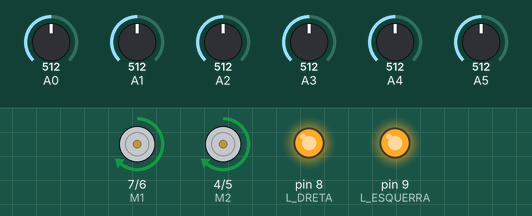
Simulated run of this sketch. Board: Arduino Uno, built with avr-gcc and run on an emulated ATmega328P. On the bench: direction and speed pins drawn as motors (green arrow = direction pin HIGH = forward, orange = LOW = backward, longer = more drive), output pins drawn as LEDs (lit = HIGH). The inputs (shaded band) are chosen by the test bench; at power-on: A0 = 512, A4 = 512, A5 = 512, A1 = 512, A2 = 512, A3 = 512.

Above: at 16.7 s.
16.8 s: A0 set to 716
At 17.3 s:
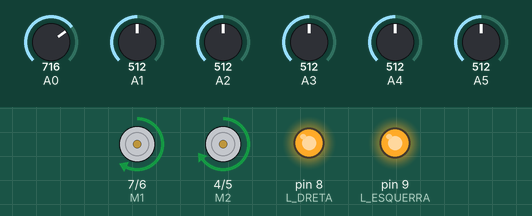
18.3 s: A4 set to 716
At 19.5 s:
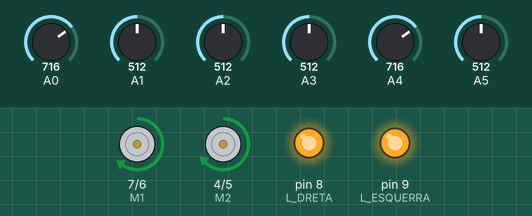
19.8 s: A5 set to 306
At 20.8 s:
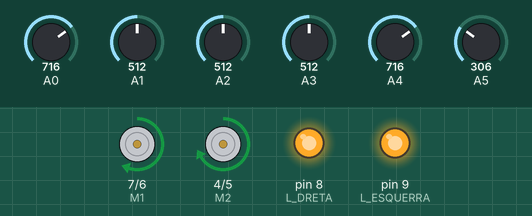
21.3 s: A0 set to 306
At 22.0 s:
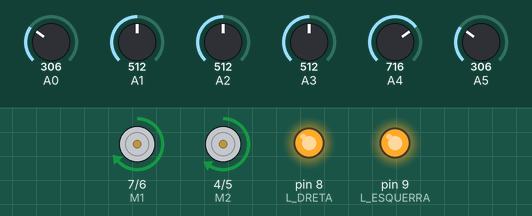
22.8 s: A4 set to 30
At 24.0 s:
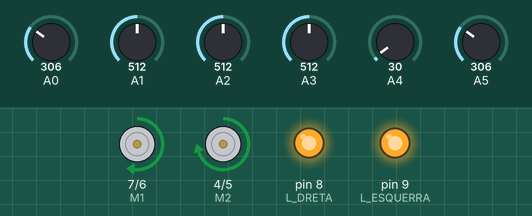
24.3 s: A0 set to 992
At 25.1 s:
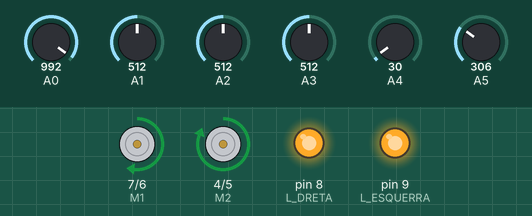
Timing chart, 0 to 27.0 s (numbered marks = the images above; inputs shaded):
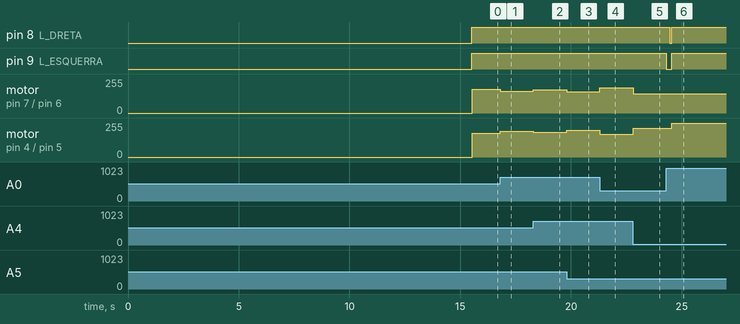

The sketch:

tmp.ino
```cpp
#include <QTRSensors.h> //Pololu QTR Sensor

/*
  DEFINICIO DE LES CONSTANTS
*/
// Pins dels motors del MD1.3 2A Dual Motor Controller (SKU: DRI0002)
#define E1 6
#define M1 7
#define E2 5
#define M2 4

// Pins dels leds
#define L_DRETA 8
#define L_ESQUERRA 9


// Constants formula PID
#define KP 0.1
#define KI 0
#define KD 0.2

// Valors limits dels motors
#define VEL_MIN 180 // Minima velocitat
#define VEL_MAX 255 // Máxima velocitat

// Control sensors
#define NUM_SENSORS             6  // Quantitat de sensors utilitzats
#define NUM_SAMPLES_PER_SENSOR  4  // Cada sensor en pren 4 mostres a cada lectura. Si incrementessim major precicio si entren valors extrems no desitjats.
#define EMITTER_PIN  QTR_EMITTERS_OFF   // OFF => Llum ambient

// Variables PID
int ajustat = 0;
int err;
int errDar = 0; // Darrer error
int errTot;


// Pel loop
int velDre;
int velEsq;


// Els sensors (valors 2-7) es corresponen als pins 0-5 a la placa de l'arduino
QTRSensorsAnalog qtra((unsigned char[]) {0, 1, 2, 3, 4, 5}, NUM_SENSORS, NUM_SAMPLES_PER_SENSOR, EMITTER_PIN);
unsigned int sensors[NUM_SENSORS];

void setup() {
  // GESTIO LLUMS
  Serial.begin(9600);
  pinMode(L_ESQUERRA , OUTPUT);
  pinMode(L_DRETA , OUTPUT);

  // GESTIO MOTORS
  // Configuracio sortida Pins motors
  pinMode(M1, OUTPUT);
  pinMode(M2, OUTPUT);

  delay(1500); // Espera + calibracio manual (Per defecte esta entre valors de 30 i 700 mes o menys els possarem entre 0 i 1000)

  //Calibracio manual, podriem mirar de fer autocalibracio (Crec que dona voltes o algo aixi a un punt T)
  for (int i = 0; i < 255; i++) // 7,65 segons
  {
    qtra.calibrate(QTR_EMITTERS_ON); // Apunts Pololu - Arduino Library for the Pololu QTR Reflectance Sensors (Pagina 7)
    delay(30);
  }

}

void loop() {
  // LUMS
  digitalWrite(L_ESQUERRA , HIGH);    // poner el Pin en LOW
  digitalWrite(L_DRETA , HIGH);   // poner el Pin en HIGH

  // MOTORS
  //unsigned int sensors[NUM_SENSORS];
  //int posicio = qtra.readLine(sensors); // Apunts Pololu - Arduino Library for the Pololu QTR Reflectance Sensors (Pagina 7)

  // PART PID
  err = qtra.readLine(sensors) - 2500; // corregim la posicio (funcionament explicat a la pagina 7)

  // Calculem integrativa
  if (ajustat < VEL_MIN && ajustat > VEL_MAX)
    errTot += err;
  // Formula PID
  ajustat = KP * err + KD * (err - errDar) + KI * errTot;
  errDar = err;

  // Ajustem velocitat
  velDre = VEL_MIN - ajustat;
  velEsq = VEL_MIN + ajustat;

  // Metode que fixa la velocitat als motors
  ajustarVel(velEsq, velDre);

}

  void ajustarVel(int velEsq, int velDre) {
  // Condicionals cassos extrems (Test caixa blanca)
  if (velEsq > VEL_MAX)
    velEsq = VEL_MAX;
  else if (velEsq < 0) {
    velDre = velDre;         // Reduim velocitat a un 60%
    velEsq = 0;
    digitalWrite(L_ESQUERRA , LOW);  // Llum dreta fora
    intermitents(L_DRETA);     // Activacio intermitent
  }
  if (velDre > VEL_MAX)
    velDre = VEL_MAX;
  else if (velDre < 0) {
    velDre = 0;
    velEsq = velEsq * 1;
    digitalWrite(L_DRETA , LOW);
    intermitents(L_ESQUERRA);
  }


  // Control velocitat i direccio dels motors
  // Direccio cap endevant
  digitalWrite(M1, HIGH);
  digitalWrite(M2, HIGH);
  // PWM => potencia que regulara la velocitat
  analogWrite(E1, velEsq);
  analogWrite(E2, velDre);
}

void intermitents (int dir) {
  // Rafaga on
  digitalWrite(dir, HIGH);
  delay(150);
  // Rafaga off
  digitalWrite(dir, LOW);
  delay(100);
}
```

Measured:
- after the input at 16.8 s, motor on pin 7 (M1) / pin 6 (E1): forward 180/255 → forward 165/255 at once; motor on pin 4 (M2) / pin 5 (E2): forward 180/255 → forward 195/255 at once
- after the input at 18.3 s, motor on pin 7 (M1) / pin 6 (E1): forward 165/255 → forward 175/255 at once; motor on pin 4 (M2) / pin 5 (E2): forward 195/255 → forward 185/255 at once
- after the input at 19.8 s, motor on pin 7 (M1) / pin 6 (E1): forward 175/255 → forward 158/255 at once; motor on pin 4 (M2) / pin 5 (E2): forward 185/255 → forward 202/255 at once
- after the input at 21.3 s, motor on pin 7 (M1) / pin 6 (E1): forward 158/255 → forward 190/255 at once; motor on pin 4 (M2) / pin 5 (E2): forward 202/255 → forward 170/255 at once
- after the input at 22.8 s, motor on pin 7 (M1) / pin 6 (E1): forward 190/255 → forward 145/255 at once; motor on pin 4 (M2) / pin 5 (E2): forward 170/255 → forward 215/255 at once
- after the input at 24.3 s, pin 8 (L_DRETA): HIGH → LOW after 0.15 s, → HIGH 0.10 s later; pin 9 (L_ESQUERRA): HIGH → LOW at once, → HIGH 0.25 s later; motor on pin 4 (M2) / pin 5 (E2): forward 215/255 → forward 255/255 after 0.25 s
